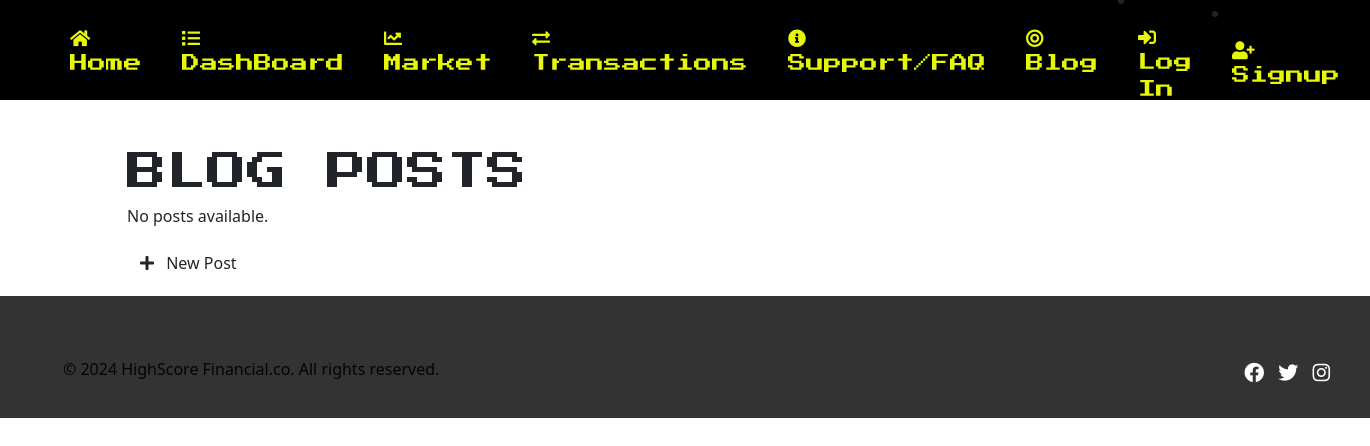
The page /blog/ on the database as committed earlier.
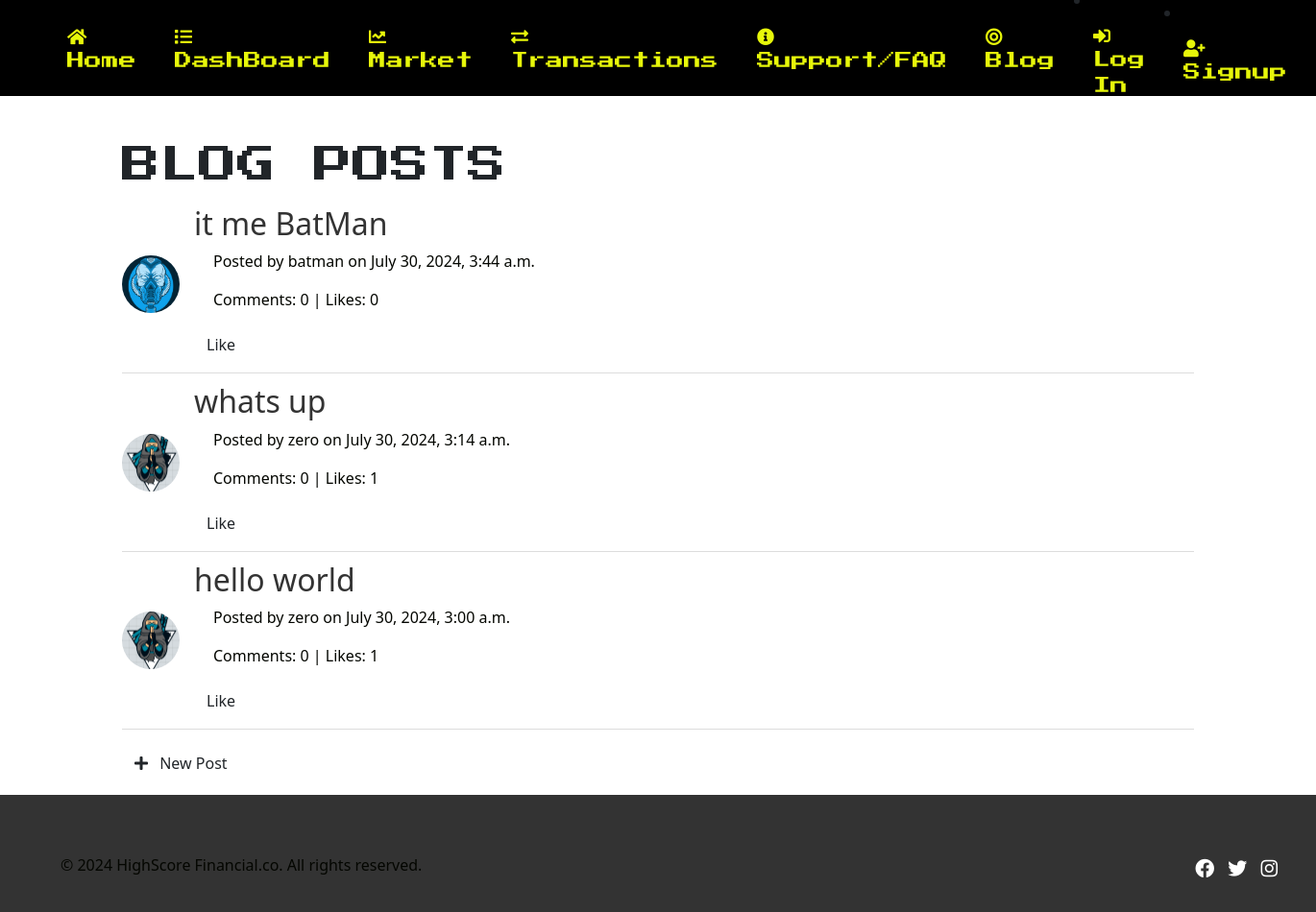
The same page on the database as committed later.
### blog/models.py (models this page shows, shortened)
class Post(models.Model):
    title = models.CharField(max_length=100)
    body = models.TextField()
    author = models.ForeignKey(User, on_delete=models.CASCADE)
    created_at = models.DateTimeField(auto_now_add=True)
    updated_at = models.DateTimeField(auto_now=True)
    likes = models.ManyToManyField(User, related_name='like_post', blank=True)
    def like_count(self):
        return self.likes.count()
    def comment_count(self):
        return self.comments.count()
    class Meta:
        ordering = ['-created_at']

### accounts/models.py (models this page shows, shortened)
class UserProfile(models.Model):
    user = models.OneToOneField(User, on_delete=models.CASCADE)
    bio = models.TextField(blank=True)
    profile_picture = models.ImageField(upload_to='profile_pics/', blank=True)
    avatar = models.ImageField(upload_to='avatars/', default='avatars/default_avatar.png')
    email = models.EmailField(blank=True)

### blog/views.py (the view)
# urls.py: path('', views.post_list, name='post_list'),
def post_list(request):
    posts = Post.objects.all()
    return render(request, 'blog/post_list.html', {'posts': posts})

### templates/blog/post_list.html (shortened to what this page needs)
{% extends 'base.html' %}
{% load static %}
{% block content %}
<h1>Blog Posts</h1>
<ul class="post-list">
    {% for post in posts %}
        <li class="post-item">
            <div class="post-avatar">
                <img src="{{ post.author.userprofile.avatar.url }}" alt="{{ post.author.username }}" />
            </div>
             <div class="post-details">
                <h2><a href="{% url 'post_detail' post.pk %}">{{ post.title }}</a></h2>
                <p>Posted by {{ post.author.username }} on {{ post.created_at|date:"F j, Y, g:i a" }}</p>
                <p>Comments: {{ post.comment_count }} | Likes: {{ post.like_count }}</p>
                <form method="post" action="{% url 'like_post' post.pk %}">
                    <button type="submit" name='post_id' value ="{{ post.id }}" class="btn btn-like">
                        {% if user in post.likes.all %}
                            Unlike
                        {% else %}
                            Like
                        {% endif %}
                    </button>
                </form>
            </div>
        </li>
    {% empty %}
        <li>No posts available.</li>
    {% endfor %}
</ul>
<a href="{% url 'post_create' %}" class="btn btn-new-post">
    <i class="fas fa-plus"></i> New Post
{% endblock content %}

Rows that differ between the two databases and show on the page:
added Post: author.userprofile.avatar (picture), title "it me BatMan", author.username "batman", created_at "July 30, 2024, 3:44 a.m.", comment_count "0", like_count "0", shows "Like"
added Post: author.userprofile.avatar (picture), title "whats up", author.username "zero", created_at "July 30, 2024, 3:14 a.m.", comment_count "0", like_count "1", shows "Like"
added Post: author.userprofile.avatar (picture), title "hello world", author.username "zero", created_at "July 30, 2024, 3:00 a.m.", comment_count "0", like_count "1", shows "Like"
Other text that changed with them:
text no longer shown: "No posts available."
